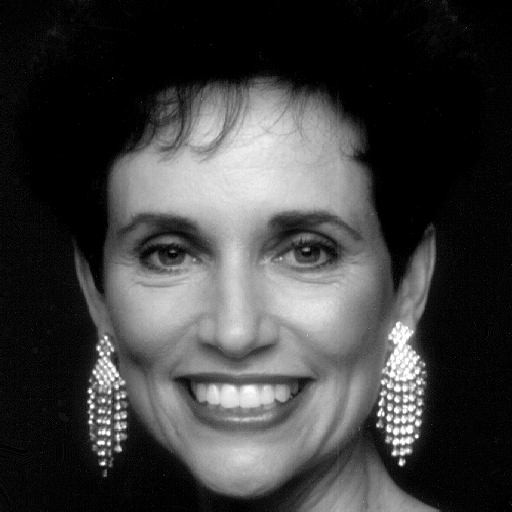
#> input picture Code Of Digital Image Process/DFT/woman.tif, 512 x 512 px
$ python DFT1.py
#> lines starting #> are read from the running program, lines starting #| are printed output that depends on the picture
# -*- coding: utf-8 -*-
"""
Created on Wed Oct 24 21:20:34 2018

@author: JIAJIAXIANG
"""
import cv2
import numpy as np
import matplotlib.pyplot as plt

def readImage(fileName):
#> called with fileName = 'woman.tif'
    return cv2.imread(fileName, 0)
#> returned value is the input picture: shape (512, 512); min 0, max 255, mean 62.2
def writeImage(path,img):
    cv2.imwrite(path,np.uint8(img))
def displayImg(index,img,title):
    plt.subplot(index),plt.imshow(img,'gray'),plt.title(title)

img1 = readImage('woman.tif')

#matlab
f1 = np.fft.fft2(img1)
f1Value = np.abs(f1)
f1Angle = np.angle(f1)
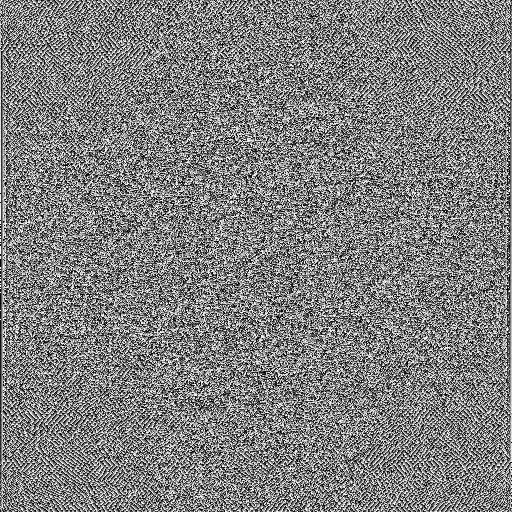
#> f1Angle: shape (512, 512) float64; min -3.14, max 3.14, mean 2.4e-05; drawn with min black and max white

iImgV = np.zeros(img1.shape, dtype = complex)
#angleImg
iImgV.real = np.array(np.cos(f1Angle))
iImgV.imag = np.array(np.sin(f1Angle))
iImgAngle = np.fft.ifft2(iImgV)
#valueImg
iImgV.real = np.array(f1Value*np.cos(0))
iImgV.imag = np.array(f1Value*np.sin(0))
iImgValue = np.fft.ifft2(iImgV)
#iImgTotal
iImgV.real = np.array(f1Value*np.cos(f1Angle))
iImgV.imag = np.array(f1Value*np.sin(f1Angle))
iImgTotal = np.fft.ifft2(iImgV)

# [14 lines of commented-out code are left out]


displayImg(151,img1,'f1')
displayImg(152,np.uint8(f1Value),'b')
displayImg(153,np.abs(iImgAngle),'c')
displayImg(154,np.abs(iImgValue),'d')
displayImg(155,np.abs(iImgTotal),'e')
plt.show()
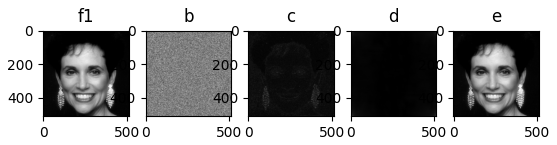
#> figure drawn by matplotlib, 5 panels

# [10 lines of commented-out code are left out]
